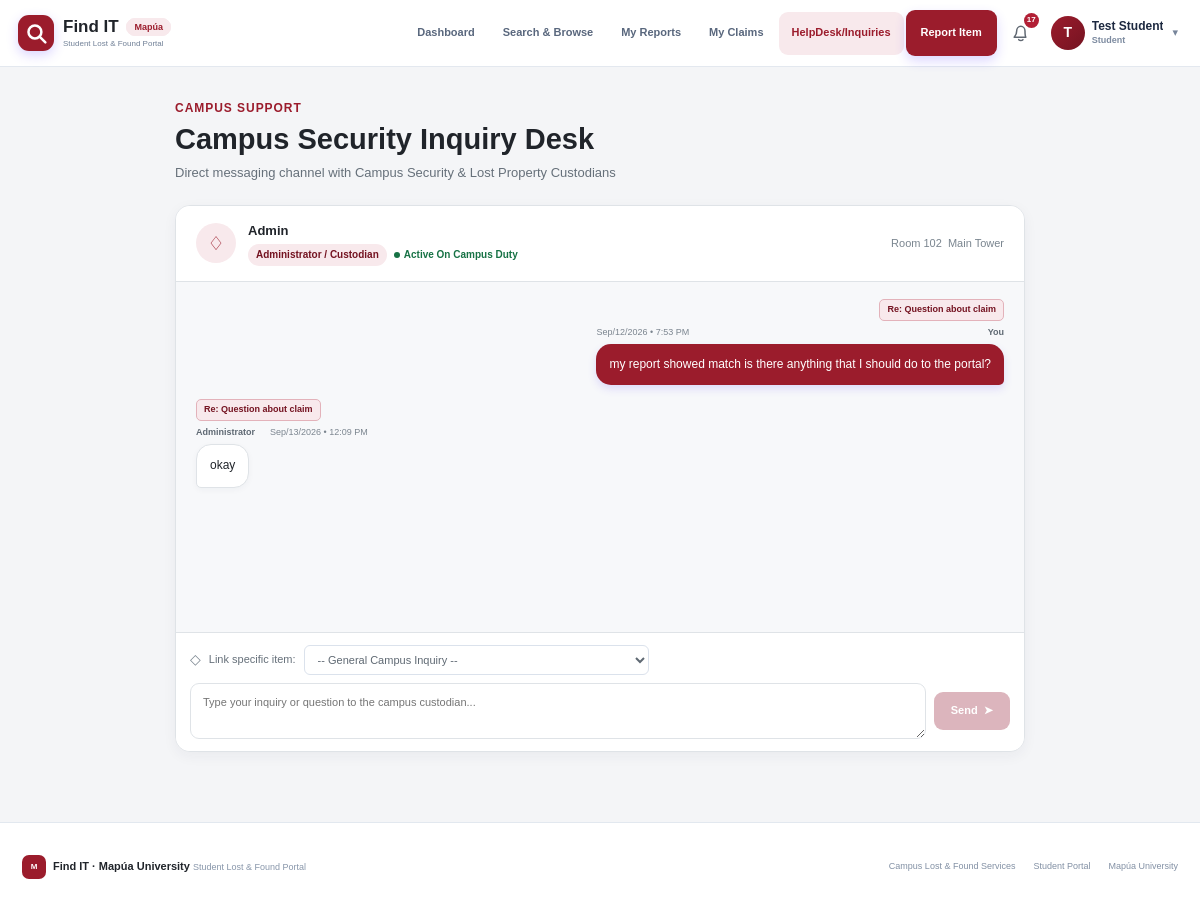
The app's page /messages.php (signed in) with its own data.
### tables this page shows
CREATE TABLE users (
            id INTEGER PRIMARY KEY AUTOINCREMENT,
            full_name TEXT NOT NULL,
            university_id TEXT NOT NULL UNIQUE,
            email TEXT NOT NULL UNIQUE,
            password_hash TEXT NOT NULL,
            role TEXT NOT NULL DEFAULT 'user' CHECK(role IN ('user','admin')),
            account_status TEXT NOT NULL DEFAULT 'active' CHECK(account_status IN ('active','inactive')),
            created_at TEXT NOT NULL,
            updated_at TEXT NOT NULL
        );

CREATE TABLE messages (
            id INTEGER PRIMARY KEY AUTOINCREMENT,
            thread_id INTEGER NOT NULL,
            sender_user_id INTEGER NOT NULL,
            message TEXT NOT NULL,
            is_read INTEGER NOT NULL DEFAULT 0,
            created_at TEXT NOT NULL,
            FOREIGN KEY(thread_id) REFERENCES message_threads(id) ON DELETE CASCADE,
            FOREIGN KEY(sender_user_id) REFERENCES users(id) ON DELETE CASCADE
        );

CREATE TABLE message_threads (
            id INTEGER PRIMARY KEY AUTOINCREMENT,
            user_id INTEGER NOT NULL,
            subject TEXT NOT NULL,
            status TEXT NOT NULL DEFAULT 'open' CHECK(status IN ('open','closed')),
            created_at TEXT NOT NULL,
            updated_at TEXT NOT NULL,
            last_message_at TEXT NOT NULL,
            FOREIGN KEY(user_id) REFERENCES users(id) ON DELETE CASCADE
        );

### includes/auth.php (called while the page is built, shortened)
<?php
function current_user(): ?array {
    return $_SESSION['user'] ?? null;
}

### config.php (called while the page is built, shortened)
<?php
require_once __DIR__ . '/includes/auth.php';
function h(?string $value): string {
    return htmlspecialchars($value ?? '', ENT_QUOTES, 'UTF-8');
}

### messages.php (the view, shortened to what this page needs)
<?php
require 'config.php';
$user = current_user();
$threadsStmt =
    $pdo->prepare("
        SELECT
            t.*,
            (
                SELECT COUNT(*)
                FROM messages m
                WHERE m.thread_id = t.id
                AND m.is_read = 0
                AND m.sender_user_id <> ?
            ) AS unread_count,
            (
                SELECT message
                FROM messages m
                WHERE m.thread_id = t.id
                ORDER BY m.created_at DESC
                LIMIT 1
            ) AS last_message
        FROM message_threads t
        WHERE t.user_id = ?
        ORDER BY t.last_message_at DESC
    ");
$threadsStmt->execute(
    [
        $user['id'],
        $user['id']
    ]
);
$threads =
    $threadsStmt->fetchAll();
$selectedId =
    (int)(
        $_GET['thread']
        ??
        (
            array_values(
                array_filter(
                    $threads,
                    static fn($t) =>
                        trim((string)$t['subject']) === 'Question about claim'
                )
            )[0]['id']
            ?? ($threads[0]['id'] ?? 0)
        )
    );
$selected = null;
$threadMessages = [];
if ($selectedId) {
    $s =
        $pdo->prepare("
            SELECT *
            FROM message_threads
            WHERE id = ?
            AND user_id = ?
        ");
    $s->execute(
        [
            $selectedId,
            $user['id']
        ]
    );
    $selected =
        $s->fetch();
    if ($selected) {
        $m =
            $pdo->prepare("
                SELECT
                    m.*,
                    u.full_name,
                    u.role
                FROM messages m
                JOIN users u
                    ON u.id = m.sender_user_id
                WHERE m.thread_id = ?
                ORDER BY m.created_at ASC
            ");
        $m->execute(
            [
                $selectedId
            ]
        );
        $threadMessages =
            $m->fetchAll();
        $pdo
            ->prepare("
                UPDATE messages
                SET is_read = 1
                WHERE thread_id = ?
                AND sender_user_id <> ?
            ")
            ->execute(
                [
                    $selectedId,
                    $user['id']
                ]
            );
    }
}
require 'includes/header.php';
?>
<div class="helpdesk-page">
    <div class="helpdesk-page-head">
        <span class="helpdesk-eyebrow">
            CAMPUS SUPPORT
        </span>
        <h1>
            Campus Security Inquiry Desk
        </h1>
        <p>
            Direct messaging channel with Campus Security &amp;
            Lost Property Custodians
        </p>
    </div>
    <div class="helpdesk-panel">
        <div class="helpdesk-custodian">
            <div class="helpdesk-custodian-left">
                <div class="helpdesk-shield">
                    ♢
                </div>
                <div class="helpdesk-officer-info">
                    <strong>
                        Admin
                    </strong>
                    <div class="helpdesk-officer-line">
                        <span class="helpdesk-role">
                            Administrator / Custodian
                        </span>
                        <span class="helpdesk-duty">
                            Active On Campus Duty
                        </span>
                    </div>
                </div>
            </div>
            <div class="helpdesk-location">
                Room 102&nbsp; Main Tower
            </div>
        </div>
        <div class="helpdesk-conversation">
            <?php if ($selected): ?>
                <?php foreach ($threadMessages as $m): ?>
                    <?php
                    $isUser =
                        (int)$m['sender_user_id']
                        ===
                        (int)$user['id'];
                    $messageTime =
                        strtotime(
                            $m['created_at']
                        );
                    ?>
                    <div
                        class="
                            helpdesk-message
                            <?= $isUser
                                ? 'from-user'
                                : 'from-admin'
                            ?>
                        "
                    >
                        <div class="helpdesk-message-ref">
                            Re:
                            <?= h(
                                $selected['subject']
                            ) ?>
                        </div>
                        <div class="helpdesk-meta">
                            <strong>
                                <?= $isUser
                                    ? 'You'
                                    : 'Administrator'
                                ?>
                            </strong>
                            <time>
                                <?= h(
                                    date(
                                        'M/d/Y • g:i A',
                                        $messageTime
                                    )
                                ) ?>
                            </time>
                        </div>
                        <div class="helpdesk-message-bubble">
                            <?= nl2br(
                                h(
                                    $m['message']
                                )
                            ) ?>
                        </div>
                    </div>
                <?php endforeach; ?>
            <?php endif; ?>
        </div>
        <?php if ($selected): ?>
            <form
                method="post"
                class="helpdesk-composer"
            >
                <div class="helpdesk-link-row">
                    <span class="helpdesk-link-icon">
                        ◇
                    </span>
                    <span class="helpdesk-link-label">
                        Link specific item:
                    </span>
                    <select
                        class="helpdesk-link-select"
                        name="linked_item_display"
                    >
                        <option value="">
                            -- General Campus Inquiry --
                        </option>
                    </select>
                </div>
                <div class="helpdesk-compose-row">
                    <textarea
                        name="message"
                        rows="2"
                        maxlength="3000"
                        placeholder="Type your inquiry or question to the campus custodian..."
                        required
                    ></textarea>
                    <button
                        type="submit"
                        class="helpdesk-send"
                    >
                        Send&nbsp; ➤
                    </button>
                </div>
            </form>
        <?php endif; ?>
    </div>
</div>
<?php
require 'includes/footer.php';
?>

### includes/header.php (shortened to what this page needs)
<?php
$user = current_user();
$unreadCount = 0;
if ($user) {
    $stmt = $pdo->prepare("
        SELECT COUNT(*)
        FROM notifications
        WHERE user_id = ?
        AND is_read = 0
    ");
    $stmt->execute([$user['id']]);
    $unreadCount = (int)$stmt->fetchColumn();
}
$current = basename($_SERVER['PHP_SELF']);
$isStudentPortal = $user && ($user['role'] ?? '') === 'user';
?>
<!doctype html>
<html lang="en">
<head>
<link
    rel="stylesheet"
    href="style.css"
>
</head>
<body class="<?= $isStudentPortal ? 'student-portal-page' : '' ?>">
<?php if ($isStudentPortal): ?>
<header class="student-main-header">
    <div class="student-header-inner">
        <a
            class="student-brand"
            href="index.php"
        >
            <span class="student-brand-mark" aria-hidden="true">
                <svg viewBox="0 0 24 24" width="25" height="25" fill="none" xmlns="http://www.w3.org/2000/svg">
                    <circle cx="10.5" cy="10.5" r="6.2" stroke="currentColor" stroke-width="2.4"/>
                    <path d="M15.2 15.2L20.5 20.5" stroke="currentColor" stroke-width="2.4" stroke-linecap="round"/>
                </svg>
            </span>
            <span class="student-brand-text">
                <strong>
                    Find IT <em>Mapúa</em>
                </strong>
                <small>
                    Student Lost &amp; Found Portal
                </small>
            </span>
        </a>
        <nav class="student-nav">
            <a
                class="<?= $current === 'index.php' ? 'active' : '' ?>"
                href="index.php"
            >
                Dashboard
            </a>
            <a
                class="<?= $current === 'search.php' ? 'active' : '' ?>"
                href="search.php?reset=1"
            >
                Search &amp; Browse
            </a>
            <a
                class="<?= $current === 'my_reports.php' ? 'active' : '' ?>"
                href="my_reports.php"
            >
                My Reports
            </a>
            <a
                class="<?= $current === 'my_claims.php' ? 'active' : '' ?>"
                href="my_claims.php"
            >
                My Claims
            </a>
            <a
                class="<?= $current === 'messages.php' ? 'active' : '' ?>"
                href="messages.php"
            >
                HelpDesk/Inquiries
            </a>
            <a
                class="report-nav-btn"
                href="report.php?type=lost"
            >
                Report Item
            </a>
            <a
                class="notification-nav"
                href="notifications.php"
                aria-label="Notifications"
                title="Notifications"
            >
                <?php if ($unreadCount): ?>
                    <span>
                        <?= $unreadCount ?>
                    </span>
                <?php endif; ?>
            </a>
            <div class="student-account">
                <button
                    type="button"
                    class="student-profile"
                    id="studentAccountButton"
                    aria-expanded="false"
                    aria-haspopup="true"
                >
                    <span class="profile-avatar">
                        <?= h(strtoupper(substr($user['name'], 0, 1))) ?>
                    </span>
                    <span class="student-profile-text">
                        <strong>
                            <?= h($user['name']) ?>
                        </strong>
                        <small>
                            Student
                        </small>
                    </span>
                    <span class="account-arrow">
                        ▾
                    </span>
                </button>
            </div>
        </nav>
    </div>
</header>
<?php endif; ?>
<main>

### includes/header.php (style rules this page uses)
.student-account { position: relative; margin-left: 2px; }
.student-profile { display: flex; align-items: center; gap: 9px; padding: 6px 9px; border: 0; border-radius: 10px; background: transparent; color: inherit; text-decoration: none; cursor: pointer; font-family: inherit; transition: background .15s ease, box-shadow .15s ease; }
.profile-avatar { width: 34px; height: 34px; min-width: 34px; display: flex; align-items: center; justify-content: center; border-radius: 50%; background: linear-gradient( 135deg, #9b1c2c, #741321 ); color: white; font-size: 14px; font-weight: 800; }
.student-profile-text { display: flex; flex-direction: column; align-items: flex-start; line-height: 1.1; }
.student-profile-text strong { color: #1d2940; font-size: 12px; font-weight: 800; white-space: nowrap; }
.student-profile-text small { margin-top: 3px; color: #7d8ba0; font-size: 9px; font-weight: 600; }
.account-arrow { margin-left: 2px; color: #77859a; font-size: 11px; transition: transform .15s ease; }

### records on screen
users: full_name "T", full_name "Test Student"
messages: thread.subject "Question about claim", shows "You", created_at "Sep/12/2026 • 7:53 PM", message "my report showed match is there anything that I should do to the portal?"
messages: thread.subject "Question about claim", shows "Administrator", created_at "Sep/13/2026 • 12:09 PM", message "okay"

### other values on screen
$unreadCount "17"
